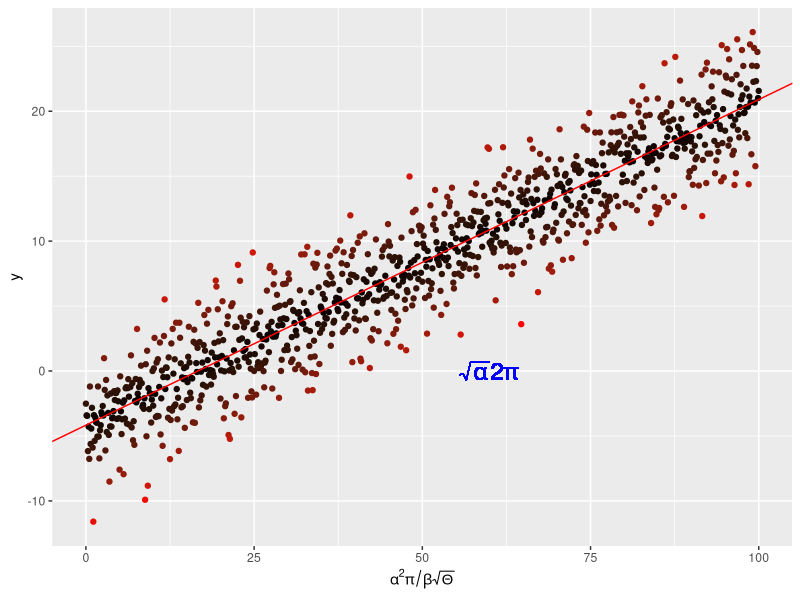

Here is the R script that generated this plot:
# create a linear regression

#requirements
require(tidyverse)

#create data
x <- seq(0, 100, by = 0.1)
y <- -4. + 0.25 * x +
  rnorm(length(x), mean = 0., sd = 2.5)

# and put them in a dataframe
my_data <- data.frame(x = x, y = y)

# perform a linear regression
my_lm <- summary(lm(y ~ x, data = my_data))

# plot the data
p <-  ggplot(my_data, aes(x = x, y = y,
                          colour = abs(my_lm$residual))
) +
  geom_point() +
  scale_colour_gradient(low = "black", high = "red") +
  theme(legend.position = "none") +
  scale_x_continuous(
    expression(alpha^2 * pi / beta * sqrt(Theta)))

# add the regression line
p <- p + geom_abline(
  intercept = my_lm$coefficients[1][1],
  slope = my_lm$coefficients[2][1],
  colour = "red")
# throw some math on the plot
p <- p + geom_text(aes(x = 60, y = 0,
                       label = "sqrt(alpha) * 2* pi"), 
                   parse = TRUE, size = 6, 
                   colour = "blue")

#save plot
pdf("../results/MyLinReg.pdf")
plot(p)
dev.off()
